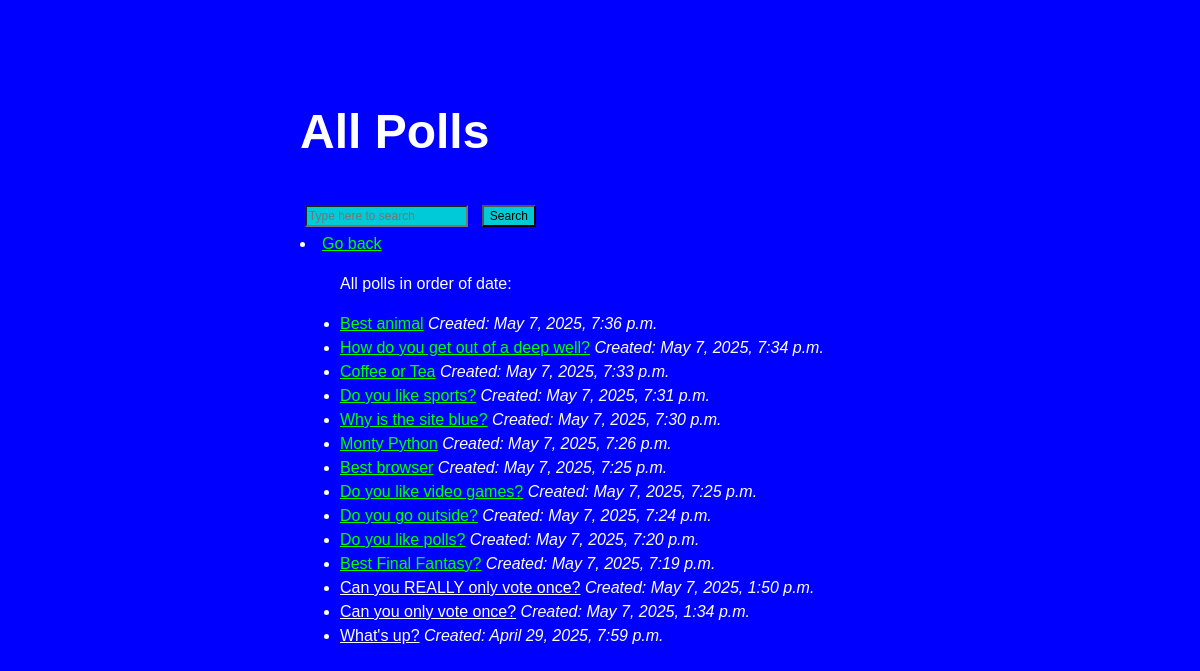
The page /all_polls/ (signed in) on the database its author committed.
### polls/models.py (models this page shows, shortened)
class Question(models.Model):
    question_text = models.CharField(max_length=200)
    pub_date = models.DateTimeField("date published")

### polls/views.py (the view)
# urls.py: path('all_polls/', views.AllPollsView, name='all_polls'),
def AllPollsView(request):
    question_list = Question.objects.order_by("-pub_date")
    user_votes = Vote.objects.filter(user=request.user.id).values_list(
        "question_id", flat=True
    )
    context = {
        "question_list": question_list,
        "voted_question_ids": list(user_votes),
    }
    return render(request, "polls/all_polls.html", context)

### polls/templates/polls/all_polls.html (shortened to what this page needs)
<!DOCTYPE html>
<html lang="en">
<head>
    {% load static %}
    <link rel="stylesheet" type="text/css" href="{% static 'polls/style.css' %}">
</head>
<body>
    <h1>All Polls</h1>
    <form method="get" action="{% url 'polls:search' %}">
        <input type="text" name="q" placeholder="Type here to search" required>
        <button type="submit">Search</button>
    </form>
    <li><a href="{% url 'polls:index' %}">Go back</a></li>
    {% if question_list %}
    <ul>
        <p>All polls in order of date:</p>
        {% for question in question_list %}
        {% if user.is_authenticated %}
        {% if question.id in voted_question_ids %}
        <li><a class="voted" href="{% url 'polls:results' question.id %}">{{ question.question_text }}</a>
            <em> Created: {{ question.pub_date }}</em>
        </li>
        {% else %}
        <li><a href="{% url 'polls:detail' question.id %}">{{ question.question_text }}</a>
            <em> Created: {{ question.pub_date }}</em>
        </li>
        {% endif %}
        {% else %}
        <li><a href="{% url 'polls:results' question.id %}">{{ question.question_text }}</a>
            <em> Created: {{ question.pub_date }}</em>
        </li>
        {% endif %}
        {% endfor %}
    </ul>
    {% else %}
    <p>No polls are available.</p>
    {% endif %}
</body>
</html>

### polls/static/polls/style.css (style rules this page uses)
li a { color: rgb(0, 255, 0); }
h1 { font-size: 3rem; }
body { background-color: blue; font-family: 'The-Django', sans-serif; color: white; line-height: 1.5; padding: 4em 1em; margin: 0 auto; max-width: 50vw; }
input[type="text"] { background: #00cad8; font-family: "Arial Black", sans-serif; font-size: 0.75rem; position: relative; color: black; line-height: 1rem; margin: 0.3rem 0.3rem 0.3rem 0.3rem; align-items: center; cursor: text; justify-content: center; }
button { background: #00cad8; font-family: "Arial Black", sans-serif; font-size: 0.75rem; position: relative; color: black; line-height: 1rem; margin: 0.3rem 0.3rem 0.3rem 0.3rem; align-items: center; cursor: pointer; justify-content: center; }
.voted { color: rgb(255, 255, 255); }

### rows shown on the page
Question: question_text "Best animal", pub_date "May 7, 2025, 7:36 p.m."
Question: question_text "How do you get out of a deep well?", pub_date "May 7, 2025, 7:34 p.m."
Question: question_text "Coffee or Tea", pub_date "May 7, 2025, 7:33 p.m."
Question: question_text "Do you like sports?", pub_date "May 7, 2025, 7:31 p.m."
Question: question_text "Why is the site blue?", pub_date "May 7, 2025, 7:30 p.m."
Question: question_text "Monty Python", pub_date "May 7, 2025, 7:26 p.m."
Question: question_text "Best browser", pub_date "May 7, 2025, 7:25 p.m."
Question: question_text "Do you like video games?", pub_date "May 7, 2025, 7:25 p.m."
Question: question_text "Do you go outside?", pub_date "May 7, 2025, 7:24 p.m."
Question: question_text "Do you like polls?", pub_date "May 7, 2025, 7:20 p.m."
Question: question_text "Best Final Fantasy?", pub_date "May 7, 2025, 7:19 p.m."
Question: question_text "Can you REALLY only vote once?", pub_date "May 7, 2025, 1:50 p.m."
Question: question_text "Can you only vote once?", pub_date "May 7, 2025, 1:34 p.m."
Question: question_text "What's up?", pub_date "April 29, 2025, 7:59 p.m."
